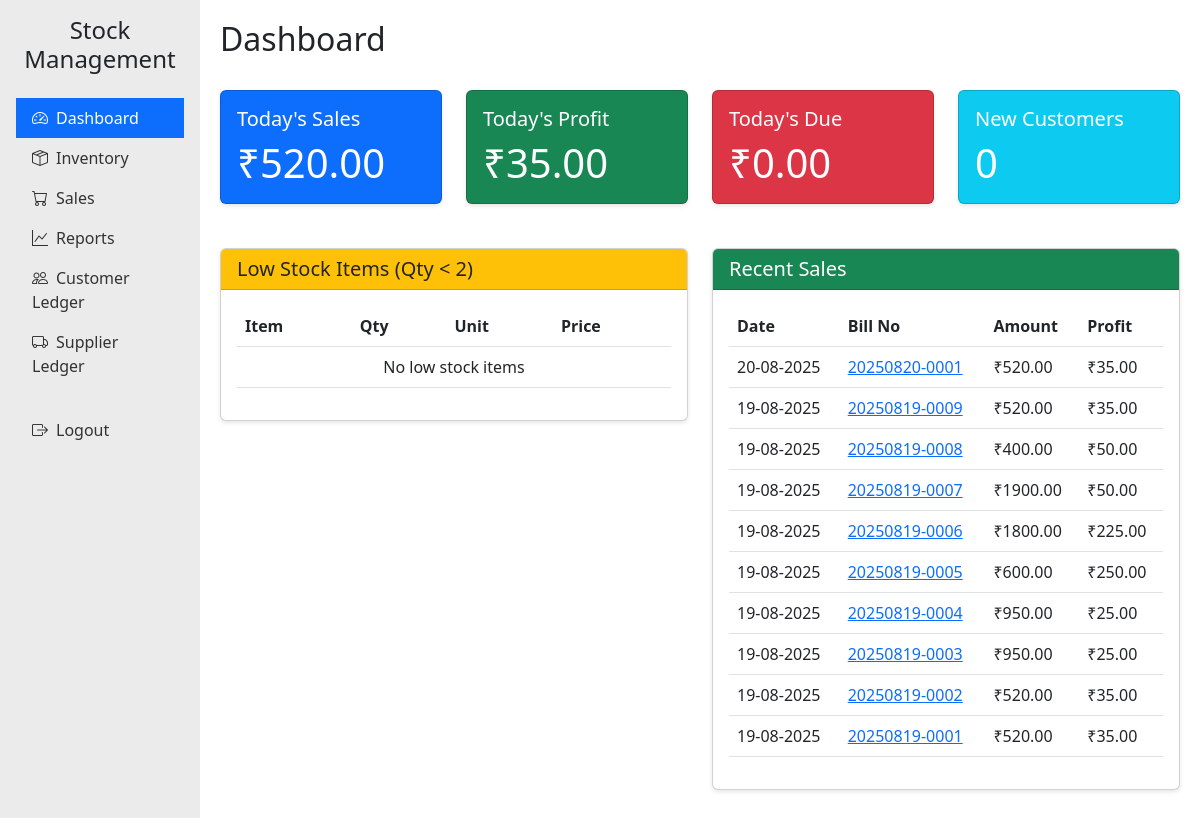
The page /dashboard (signed in) on the database its author committed.
### app.py (models this page shows)
class Sale(db.Model):
    id = db.Column(db.Integer, primary_key=True)
    bill_number = db.Column(db.String(20), nullable=False)
    customer_id = db.Column(db.Integer, db.ForeignKey('customer.id'))
    sale_date = db.Column(db.Date, nullable=False)
    sale_time = db.Column(db.String(10), nullable=False)
    total_amount = db.Column(db.Float, nullable=False)
    received_amount = db.Column(db.Float, nullable=False)
    due_amount = db.Column(db.Float, nullable=False)
    total_profit = db.Column(db.Float, nullable=False)
    payment_method = db.Column(db.String(20))
    cash_amount = db.Column(db.Float, default=0.0)
    online_amount = db.Column(db.Float, default=0.0)
    created_at = db.Column(db.DateTime, default=datetime.now())
    customer = db.relationship('Customer', backref='sales')
    items = db.relationship(
        'SaleItem',
        back_populates='sale',
        cascade="all, delete-orphan",
        passive_deletes=True
    )

### app.py (the view)
@app.route('/dashboard')
@login_required
def dashboard():
    today = date.today()
    sales_today = Sale.query.filter_by(sale_date=today).all()
    total_sales = sum(sale.total_amount for sale in sales_today)
    total_received = sum(sale.received_amount for sale in sales_today)
    total_due = sum(sale.due_amount for sale in sales_today)
    total_profit = sum(sale.total_profit for sale in sales_today)
    new_customers = Customer.query.filter_by(date_added=today).count()
    low_stock_items = Item.query.filter(Item.quantity < 2).order_by(Item.quantity).all()
    recent_sales = Sale.query.order_by(Sale.sale_date.desc(), Sale.id.desc()).limit(10).all()
    return render_template('dashboard.html',
                         total_sales=total_sales,
                         total_received=total_received,
                         total_due=total_due,
                         total_profit=total_profit,
                         new_customers=new_customers,
                         low_stock_items=low_stock_items,
                         recent_sales=recent_sales)

### app.py (called while the page is built)
def login_required(f):
    @wraps(f)
    def decorated_function(*args, **kwargs):
        if 'user_id' not in session:
            flash('Please log in to access this page.', 'danger')
            return redirect(url_for('login'))
        return f(*args, **kwargs)
    return decorated_function

### templates/dashboard.html (shortened to what this page needs)
{% extends "base.html" %}
{% block header %}Dashboard{% endblock %}
{% block content %}
<div class="row">
    <div class="col-md-3">
        <div class="card text-white bg-primary">
            <div class="card-body">
                <h5 class="card-title">Today's Sales</h5>
                <p class="card-text display-6">₹{{ "%.2f"|format(total_sales) }}</p>
            </div>
        </div>
    </div>
    <div class="col-md-3">
        <div class="card text-white bg-success">
            <div class="card-body">
                <h5 class="card-title">Today's Profit</h5>
                <p class="card-text display-6">₹{{ "%.2f"|format(total_profit) }}</p>
            </div>
        </div>
    </div>
    <div class="col-md-3">
        <div class="card text-white bg-danger">
            <div class="card-body">
                <h5 class="card-title">Today's Due</h5>
                <p class="card-text display-6">₹{{ "%.2f"|format(total_due) }}</p>
            </div>
        </div>
    </div>
    <div class="col-md-3">
        <div class="card text-white bg-info">
            <div class="card-body">
                <h5 class="card-title">New Customers</h5>
                <p class="card-text display-6">{{ new_customers }}</p>
            </div>
        </div>
    </div>
</div>
<div class="row mt-4">
    <div class="col-md-6">
        <div class="card">
            <div class="card-header bg-warning text-dark">
                <h5 class="mb-0">Low Stock Items (Qty < 2)</h5>
            </div>
            <div class="card-body">
                <div class="table-responsive">
                    <table class="table table-hover">
                        <thead>
                            <tr>
                                <th>Item</th>
                                <th>Qty</th>
                                <th>Unit</th>
                                <th>Price</th>
                            </tr>
                        </thead>
                        <tbody>
                            {% for item in low_stock_items %}
                            <tr>
                                <td>{{ item.name }}</td>
                                <td>{{ item.quantity }}</td>
                                <td>{{ item.unit }}</td>
                                <td>₹{{ "%.2f"|format(item.sale_price) }}</td>
                            </tr>
                            {% else %}
                            <tr>
                                <td colspan="4" class="text-center">No low stock items</td>
                            </tr>
                            {% endfor %}
                        </tbody>
                    </table>
                </div>
            </div>
        </div>
    </div>
    <div class="col-md-6">
        <div class="card">
            <div class="card-header bg-success text-white">
                <h5 class="mb-0">Recent Sales</h5>
            </div>
            <div class="card-body">
                <div class="table-responsive">
                    <table class="table table-hover">
                        <thead>
                            <tr>
                                <th>Date</th>
                                <th>Bill No</th>
                                <th>Amount</th>
                                <th>Profit</th>
                            </tr>
                        </thead>
                        <tbody>
                            {% for sale in recent_sales %}
                            <tr>
                                <td>{{ sale.sale_date.strftime("%d-%m-%Y") }}</td>
                                <td><a href="{{ url_for('view_sale', id=sale.id) }}">{{ sale.bill_number }}</a></td>
                                <td>₹{{ "%.2f"|format(sale.total_amount) }}</td>
                                <td>₹{{ "%.2f"|format(sale.total_profit) }}</td>
                            </tr>
                            {% else %}
                            <tr>
                                <td colspan="4" class="text-center">No recent sales</td>
                            </tr>
                            {% endfor %}
                        </tbody>
                    </table>
                </div>
            </div>
        </div>
    </div>
</div>
{% endblock %}

### templates/base.html (shortened to what this page needs)
<!DOCTYPE html>
<html lang="en">
<head>
    <link href="https://cdn.jsdelivr.net/npm/bootstrap@5.3.0/dist/css/bootstrap.min.css" rel="stylesheet">
    <link rel="stylesheet" href="https://cdn.jsdelivr.net/npm/bootstrap-icons@1.10.0/font/bootstrap-icons.css">
</head>
<body>
    <div class="container-fluid">
        <div class="row">
            <div class="col-md-2 sidebar p-0">
                <div class="p-3">
                    <h4 class="text-center mb-4">Stock Management</h4>
                    <ul class="nav flex-column">
                        <li class="nav-item">
                            <a class="nav-link {% if request.path == url_for('dashboard') %}active{% endif %}" href="{{ url_for('dashboard') }}">
                                <i class="bi bi-speedometer2 me-2"></i>Dashboard
                            </a>
                        </li>
                        <li class="nav-item">
                            <a class="nav-link {% if request.path == url_for('items') %}active{% endif %}" href="{{ url_for('items') }}">
                                <i class="bi bi-box-seam me-2"></i>Inventory
                            </a>
                        </li>
                        <li class="nav-item">
                            <a class="nav-link {% if request.path == url_for('sales') or request.path.startswith('/sales/') %}active{% endif %}" href="{{ url_for('sales') }}">
                                <i class="bi bi-cart me-2"></i>Sales
                            </a>
                        </li>
                        <li class="nav-item">
                            <a class="nav-link {% if request.path == url_for('sales_report') %}active{% endif %}" href="{{ url_for('sales_report') }}">
                                <i class="bi bi-graph-up me-2"></i>Reports
                            </a>
                        </li>
                        <li class="nav-item">
                            <a class="nav-link {% if request.path == url_for('customers') or request.path.startswith('/customers/') %}active{% endif %}" href="{{ url_for('customers') }}">
                                <i class="bi bi-people me-2"></i>Customer Ledger
                            </a>
                        </li>
                        <li class="nav-item">
                            <a class="nav-link {% if request.path == url_for('suppliers') or request.path.startswith('/suppliers/') %}active{% endif %}" href="{{ url_for('suppliers') }}">
                                <i class="bi bi-truck me-2"></i>Supplier Ledger
                            </a>
                        </li>
                        {% if 'user_id' in session %}
                        <li class="nav-item mt-4">
                            <a class="nav-link" href="{{ url_for('logout') }}">
                                <i class="bi bi-box-arrow-right me-2"></i>Logout
                            </a>
                        </li>
                        {% endif %}
                    </ul>
                </div>
            </div>
            <div class="col-md-10 main-content">
                <div class="d-flex justify-content-between align-items-center mb-4">
                    <h2>{% block header %}{% endblock %}</h2>
                </div>
                {% block content %}{% endblock %}
            </div>
        </div>
    </div>
</body>
</html>

### templates/base.html (style rules this page uses)
.sidebar { min-height: 100vh; background-color: #EBEBEB; }
.sidebar .nav-link { color: #333; }
.sidebar .nav-link.active { background-color: #0d6efd; color: white; }
.main-content { padding: 20px; }
.card { margin-bottom: 20px; box-shadow: 0 2px 4px rgba(0,0,0,0.1); }
.table-responsive { overflow-x: auto; }

### rows shown on the page
Sale: sale_date "20-08-2025", bill_number "20250820-0001", total_amount "520.00", total_profit "35.00"
Sale: sale_date "19-08-2025", bill_number "20250819-0009", total_amount "520.00", total_profit "35.00"
Sale: sale_date "19-08-2025", bill_number "20250819-0008", total_amount "400.00", total_profit "50.00"
Sale: sale_date "19-08-2025", bill_number "20250819-0007", total_amount "1900.00", total_profit "50.00"
Sale: sale_date "19-08-2025", bill_number "20250819-0006", total_amount "1800.00", total_profit "225.00"
Sale: sale_date "19-08-2025", bill_number "20250819-0005", total_amount "600.00", total_profit "250.00"
Sale: sale_date "19-08-2025", bill_number "20250819-0004", total_amount "950.00", total_profit "25.00"
Sale: sale_date "19-08-2025", bill_number "20250819-0003", total_amount "950.00", total_profit "25.00"
Sale: sale_date "19-08-2025", bill_number "20250819-0002", total_amount "520.00", total_profit "35.00"
Sale: sale_date "19-08-2025", bill_number "20250819-0001", total_amount "520.00", total_profit "35.00"

### other values the page prints
{{ "%.2f"|format(total_sales) }} "520.00"
{{ "%.2f"|format(total_profit) }} "35.00"
{{ "%.2f"|format(total_due) }} "0.00"
{{ new_customers }} "0"
